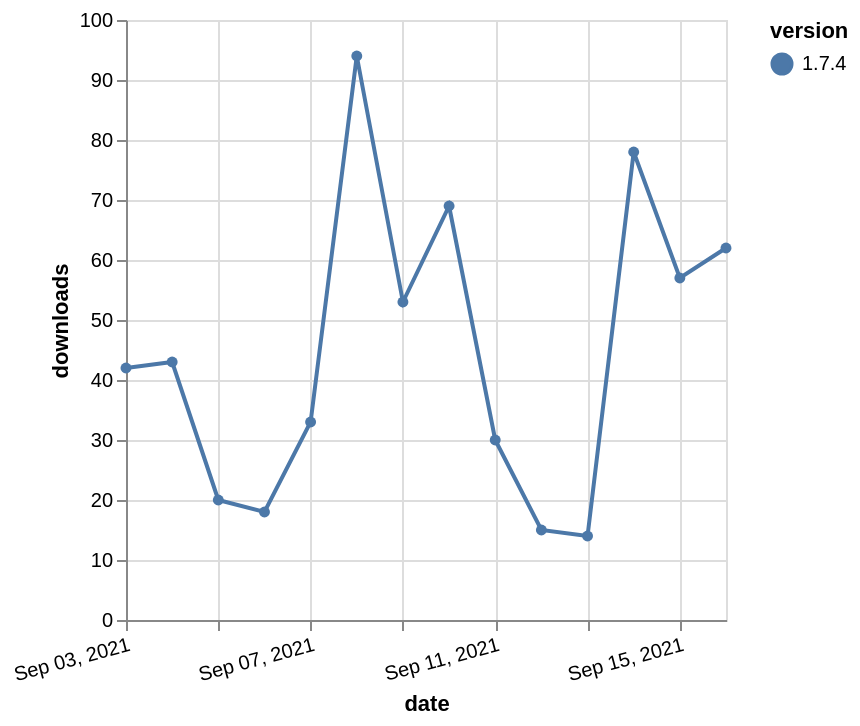

The Vega-Lite source for this figure:
### Vega-Lite specification from a JSON file in a GitHub repository (floating-point values rounded to 4 significant figures)
{"$schema": "https://vega.github.io/schema/vega-lite/v5.json", "description": "A simple bar chart with embedded data.", "data": {"values": [{"date": "2021-09-03", "total": 61079, "delta": 42, "version": "1.7.4"}, {"date": "2021-09-04", "total": 61122, "delta": 43, "version": "1.7.4"}, {"date": "2021-09-05", "total": 61142, "delta": 20, "version": "1.7.4"}, {"date": "2021-09-06", "total": 61160, "delta": 18, "version": "1.7.4"}, {"date": "2021-09-07", "total": 61193, "delta": 33, "version": "1.7.4"}, {"date": "2021-09-08", "total": 61287, "delta": 94, "version": "1.7.4"}, {"date": "2021-09-09", "total": 61340, "delta": 53, "version": "1.7.4"}, {"date": "2021-09-10", "total": 61409, "delta": 69, "version": "1.7.4"}, {"date": "2021-09-11", "total": 61439, "delta": 30, "version": "1.7.4"}, {"date": "2021-09-12", "total": 61454, "delta": 15, "version": "1.7.4"}, {"date": "2021-09-13", "total": 61468, "delta": 14, "version": "1.7.4"}, {"date": "2021-09-14", "total": 61546, "delta": 78, "version": "1.7.4"}, {"date": "2021-09-15", "total": 61603, "delta": 57, "version": "1.7.4"}, {"date": "2021-09-16", "total": 61665, "delta": 62, "version": "1.7.4"}]}, "width": "container", "mark": {"type": "line", "point": {"filled": true}}, "encoding": {"x": {"field": "date", "type": "temporal", "timeUnit": "yearmonthdate", "title": "date", "axis": {"labelAngle": -15}}, "y": {"field": "delta", "type": "quantitative", "title": "downloads"}, "color": {"field": "version", "type": "nominal"}, "tooltip": {"field": "delta"}}}
